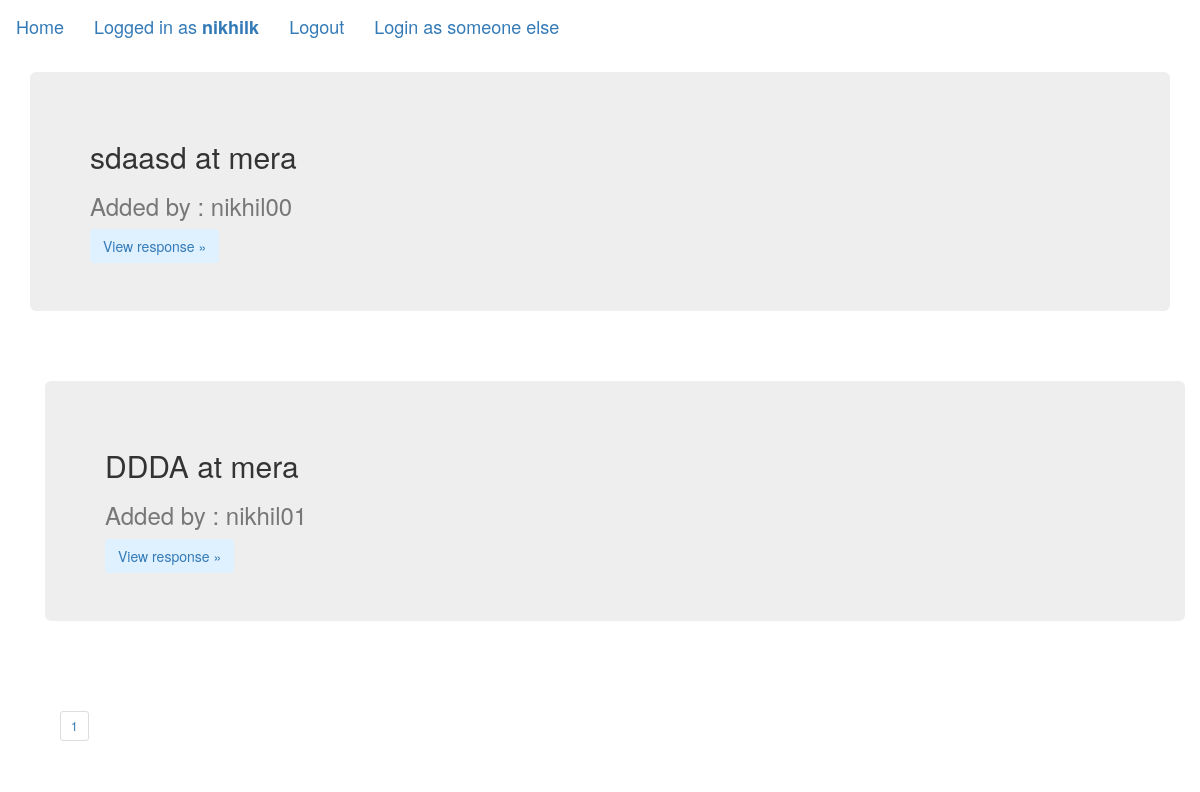
The page /allResponses/ (signed in) on the database as committed earlier.
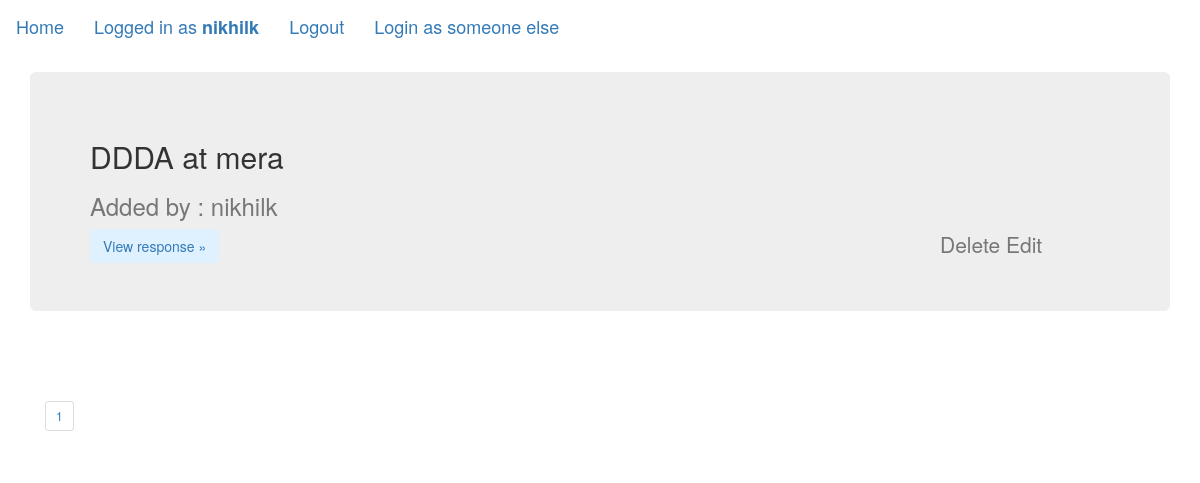
The same page on the database as committed later.
### responseForum/models.py (models this page shows, shortened)
class InterviewResponse(models.Model):
    company = models.ForeignKey(Company,on_delete=models.CASCADE)
    profile = models.CharField(max_length=200)
    name = models.ForeignKey(User,on_delete=models.CASCADE)
    rounds = models.IntegerField(blank=True, null=True)
    questions = models.CharField(max_length=1000000)
    review = models.CharField(max_length=1000000)
    offer = models.IntegerField(blank=True, null=True)
    rating = models.IntegerField(blank=True, null=True)
    timestamp = models.DateTimeField(default=timezone.now)
    likes=models.IntegerField(default=0)

class Company(models.Model):
    name = models.CharField(max_length=50)
    def __str__(self):
        return str(self.name)

### responseForum/views.py (the view)
# urls.py: path('allResponses/', views.allResponses, name='all_responses'),
def allResponses(request):
    responses = InterviewResponse.objects.order_by('-timestamp')
    paginator = Paginator(responses, 10)
    page = request.GET.get('page')
    responses = paginator.get_page(page)
    return render(request, 'responseForum/responseList.html', {'responses': responses })

### responseForum/templates/responseForum/responseList.html (shortened to what this page needs)
{% block content%}
<!DOCTYPE html>
<html lang="en">
<head>
    <link rel="stylesheet" href="https://maxcdn.bootstrapcdn.com/bootstrap/3.4.1/css/bootstrap.min.css">
</head>
<body>
  <nav class="navbar navbar-expand-md navbar-dark fixed-top bg-dark">
    {% if not user.is_authenticated %}
    <a class="navbar-brand" href=" {% url 'index'  %} ">Home</a>
    <a class="navbar-brand" href=" {% url 'login'  %}">Login</a>
    <a class="navbar-brand" href=" {% url 'register'  %}">Signup</a>
    {% else %}
    <a class="navbar-brand" href=" {% url 'index'  %} ">Home</a>
    <a class="navbar-brand">Logged in as <strong>{{ user.get_username }}</strong> </a>
    <a class="navbar-brand" href=" {% url 'logout'  %} ">Logout</a>
    <a class="navbar-brand" href=" {% url 'login'  %} ">Login as someone else</a>
    {% endif %}
  </nav>
  {% for response in responses%}
  <main role="main" class="container">
    <div class="jumbotron">
      <h2>{{ response.profile }} at {{ response.company }}</h2>
      <h3 class = "text-muted">Added by : {{ response.name }} </h3>
      <a class="btn btn-outline-primary" style="background-color: rgb(223, 240, 255);"" href="{% url 'view_response' response.id %}" role="button">View response &raquo;</a>
      <div class="col-lg-0 col-sm-2" style="float:right;">
        <div class="row align-middle justify-content-center d-flex p-2">
          {% if response.name.pk == user.pk %}
            <p class="small" style="vertical-align: middle;">
            <a href="{% url 'delete_response' response.id %}" class="text-muted">Delete</a>
            <a href="{% url 'update_response' response.id %}" class="text-muted">Edit</a>
          </p>
          {% endif %}
        </div>
      </div>
    </div>
    <br><br>
  {% endfor %}
  <div class="container">
    <nav aria-label="Page navigation list-group-item list-group-item-action">
    <ul class="pagination pagination-sm mt-5">
      <li class="page-item"><a class="page-link bg-light text-primary border-primary" href="?page={{ responses.number }}">1</a></li>
        </ul>
      </nav>
    </div>
</body>
</html>
{% endblock %}

Rows that differ between the two databases and show on the page:
removed InterviewResponse: profile "sdaasd", company "mera", name "nikhil00"
changed InterviewResponse "DDDA": name "nikhil01" → "nikhilk"; now shows "Delete Edit"
